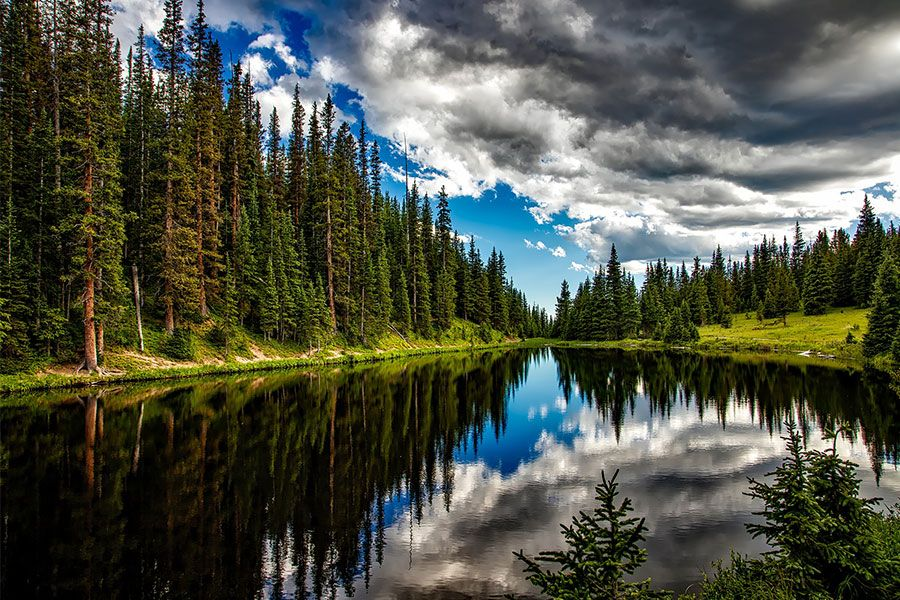
#> input picture src/img.png, 900 x 600 px
$ python photo.py
#> lines starting #> are read from the running program, lines starting #| are printed output that depends on the picture
import cv2

img = cv2.imread("../src/img.png", 0)
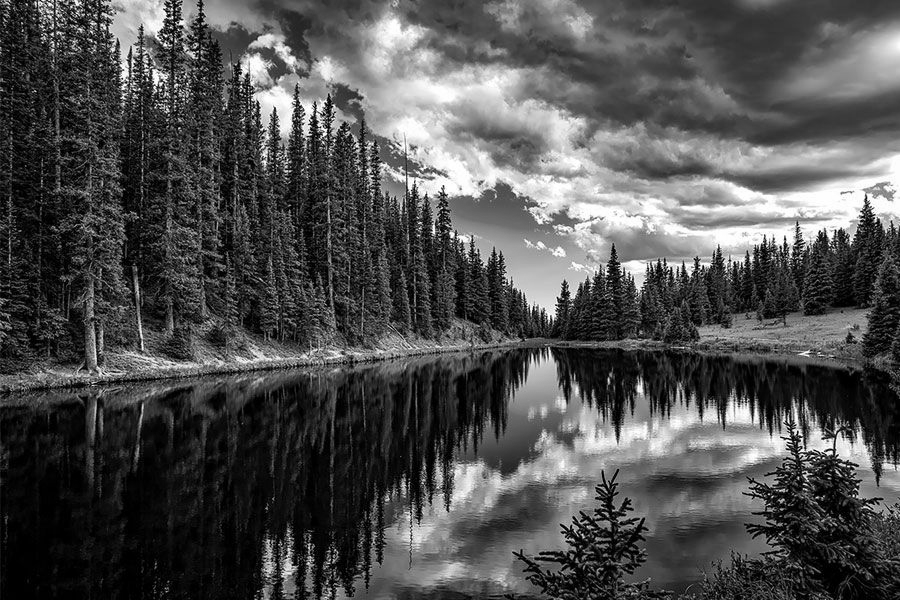
#> img: shape (600, 900); min 0, max 255, mean 80.1

cv2.imwrite("toImg.png", img)
cv2.imshow("Window", img)
cv2.waitKey(0)
cv2.destroyAllWindows()
